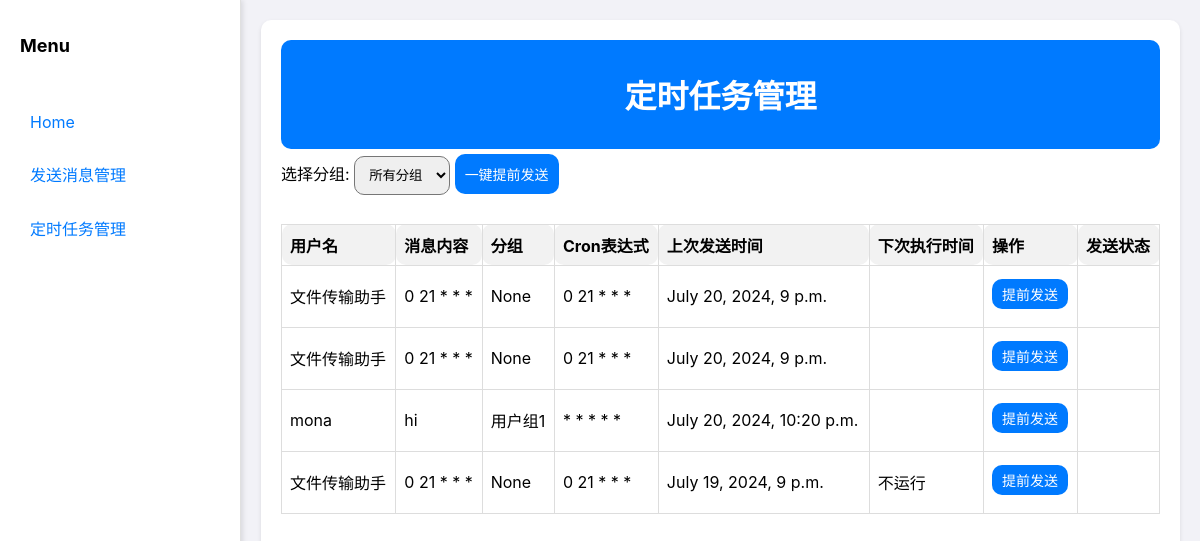
Before: /schedule_management/ with the older database file.
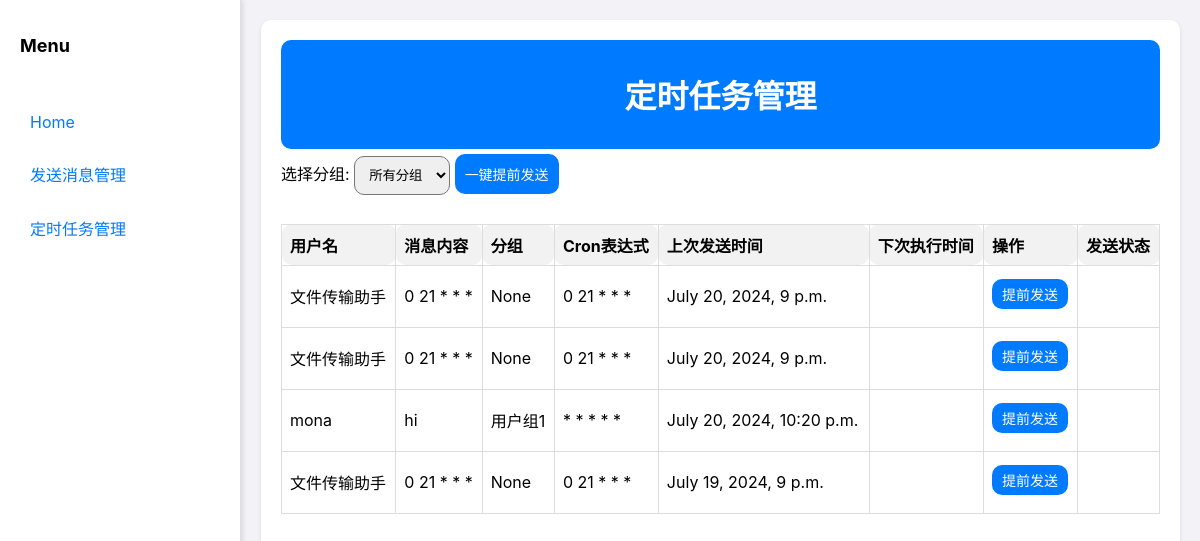
After: the same page with the newer database file.
### client_app/models.py (models this page shows, shortened)
class ScheduledMessage(models.Model):
    is_active = models.BooleanField(default=True)
    user = models.ForeignKey(WechatUser, on_delete=models.CASCADE)
    text = models.TextField()
    cron_expression = models.CharField(max_length=255)
    execution_count = models.IntegerField(default=0)
    execution_skip = models.IntegerField(default=0)
    last_executed = models.DateTimeField(null=True, blank=True)
    @property
    def group(self):
        return self.user.group

class WechatUser(models.Model):
    username = models.CharField(max_length=255, unique=True)
    wechatid = models.CharField(max_length=255, unique=True, blank=True, null=True)
    date_added = models.DateTimeField(blank=True, null=True)
    group = models.CharField(max_length=255, blank=True, null=True)  # 新增分组字段

### client_app/views.py (the view)
# urls.py: path('schedule_management/', schedule_management, name='schedule_management'),
def schedule_management(request):
    tasks = ScheduledMessage.objects.all()
    now = timezone.localtime(timezone.now())
    for task in tasks:
        if task.is_active:
            base = now
            iter = croniter(task.cron_expression, base)
            next_time = iter.get_next(datetime)
            skip_count = task.execution_skip
            while skip_count > 0:
                next_time = iter.get_next(datetime)
                skip_count -= 1
            task.next_run = next_time
        else:
            task.next_run = "不运行"
    groups = WechatUser.objects.values_list('group', flat=True).distinct()  # 获取所有分组
    return render(request, 'schedule_management.html', {'tasks': tasks, 'groups': groups})

### client_app/templates/schedule_management.html (shortened to what this page needs)
<!DOCTYPE html>
<html lang="en">
<head>
</head>
<body>
<div class="sidebar">
    <h2>Menu</h2>
    <ul>
        <li><a href="{% url 'home' %}">Home</a></li>
        <li><a href="{% url 'send_message_management' %}">发送消息管理</a></li>
        <li><a href="{% url 'schedule_management' %}">定时任务管理</a></li>
    </ul>
</div>
<div class="content">
    <div class="topbar">
        <h1>定时任务管理</h1>
    </div>
    <div>
        <label for="groupFilter">选择分组:</label>
        <select id="groupFilter" onchange="filterTasks()">
            <option value="all">所有分组</option>
        </select>
        <button type="button" onclick="skipGroupExecution()">一键提前发送</button>
    </div>
    <table>
        <thead>
        <tr>
            <th>用户名</th>
            <th>消息内容</th>
            <th>分组</th>
            <th>Cron表达式</th>
            <th>上次发送时间</th>
            <th>下次执行时间</th>
            <th>操作</th>
            <th>发送状态</th>
        </tr>
        </thead>
        <tbody id="taskContainer">
        {% for task in tasks %}
            <tr data-group="{{ task.group }}">
                <td>{{ task.user.username }}</td>
                <td>{{ task.text }}</td>
                <td>{{ task.group }}</td>
                <td>{{ task.cron_expression }}</td>
                <td>{{ task.last_executed }}</td>
                <td>{{ task.next_run }}</td>
                <td>
                    <form method="post" onsubmit="return skipExecution(this);">
                        <button type="submit">提前发送</button>
                    </form>
                </td>
                <td>
                </td>
            </tr>
        {% endfor %}
        </tbody>
    </table>
</div>
</body>
</html>

### client_app/templates/schedule_management.html (style rules this page uses)
body { font-family: -apple-system, BlinkMacSystemFont, "Segoe UI", Roboto, "Helvetica Neue", Arial, sans-serif; margin: 0; padding: 0; display: flex; height: 100vh; background-color: #f2f2f7; }
.sidebar { width: 200px; background-color: #ffffff; padding: 20px; box-shadow: 2px 0 5px rgba(0, 0, 0, 0.1); display: flex; flex-direction: column; gap: 20px; border-right: 1px solid #e0e0e0; }
#connectForm button, button[type="submit"], .content button[type="button"] { background-color: #007aff; color: white; border: none; cursor: pointer; padding: 10px; margin-bottom: 10px; font-size: 14px; border-radius: 10px; transition: background-color 0.3s ease; }
h2 { font-size: 18px; margin-bottom: 10px; }
ul { list-style: none; padding: 0; }
ul li { margin-bottom: 10px; }
ul li a { text-decoration: none; color: #007aff; padding: 10px; display: block; border-radius: 10px; transition: background-color 0.3s ease; }
.content { flex: 1; padding: 20px; background-color: #ffffff; border-radius: 10px; box-shadow: 0 2px 4px rgba(0, 0, 0, 0.1); margin: 20px; }
.topbar { background-color: #007aff; color: white; padding: 10px; text-align: center; border-radius: 10px; }
table { width: 100%; border-collapse: collapse; margin-top: 20px; }
table, th, td { border: 1px solid #ddd; border-radius: 10px; }
th, td { padding: 8px; text-align: left; }
th { background-color: #f2f2f2; }
select, button { border-radius: 10px; padding: 10px; margin: 5px 0; }
button[type="submit"] { width: auto; padding: 5px 10px; }

Changed rows visible on the page:
changed ScheduledMessage "July 19, 2024, 9 p.m.": next_run "不运行" → (not shown)
